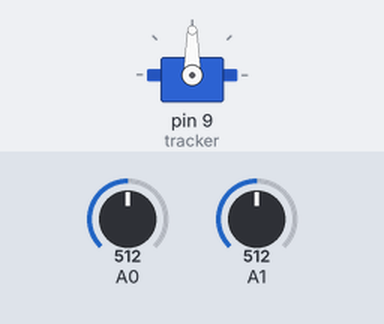
Simulated run of this sketch. Board: Arduino Uno, built with avr-gcc and run on an emulated ATmega328P. On the bench: servo. The inputs (shaded band) are chosen by the test bench; at power-on: A0 = 512, A1 = 512.

Above: at 1.2 s.
1.3 s: A0 set to 535
2.8 s: A0 set to 561
At 3.27 s:
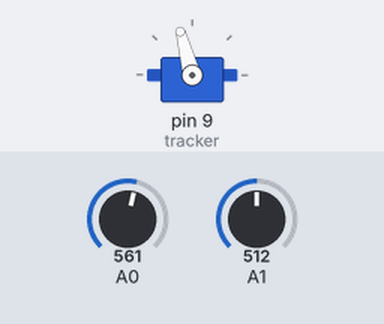
At 5.6 s:
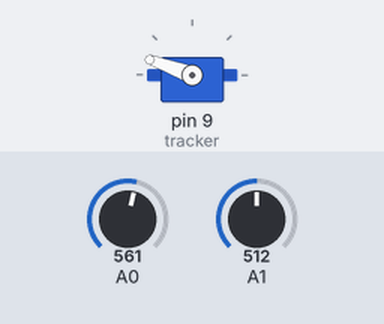
5.8 s: A1 set to 576
7.3 s: A1 set to 604
At 7.75 s:
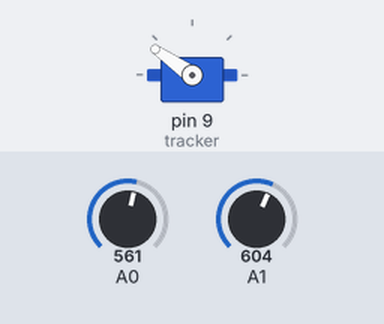
10.3 s: A1 set to 511
13.3 s: A0 set to 511
At 13.3 s:
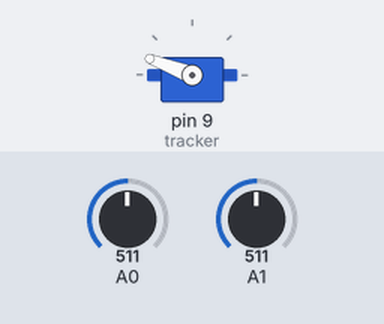
Timing chart, 0 to 15.8 s (numbered marks = the images above; inputs shaded):
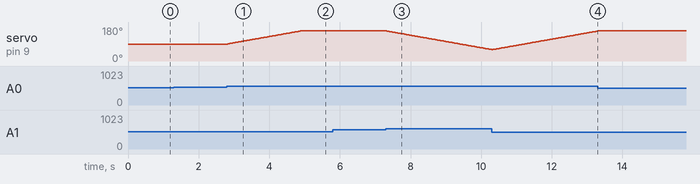

Measured:
- the behaviour switches between 542 and 543 on A0 (found by bisection; images 0 and 1)
- the behaviour switches between 591 and 592 on A1 (found by bisection; images 2 and 3)
- after the input at 1.3 s, every drawn part: stays the same
- after the input at 2.8 s, servo on pin 9 (tracker): moves from 90° to 160° over 2.1 s, starting at once
- after the input at 5.8 s, every drawn part: stays the same
- after the input at 7.3 s, servo on pin 9 (tracker): moves from 160° to 61° over 3.0 s, starting at once
- after the input at 13.3 s, servo on pin 9 (tracker): stays 159° (without the input it goes to 160° after 0.03 s)

The sketch:

Light-Tracker-code.ino
```cpp
// Light tracker by Riley Gardner.

#include <Servo.h>

Servo tracker;

int angle = 90;
int tolerance = 30;  // Ignore small differences in light

void setup() {
  tracker.attach(9);
  tracker.write(angle);
}

void loop() {
  int leftLight = analogRead(A0);
  int rightLight = analogRead(A1);

  int difference = leftLight - rightLight;

  if (difference > tolerance) {
    angle = angle +1;
  }
  else if (difference < -tolerance) {
    angle = angle - 1;
  }

  angle = constrain(angle, 20, 160);
  tracker.write(angle);

  delay(30);
}
```
